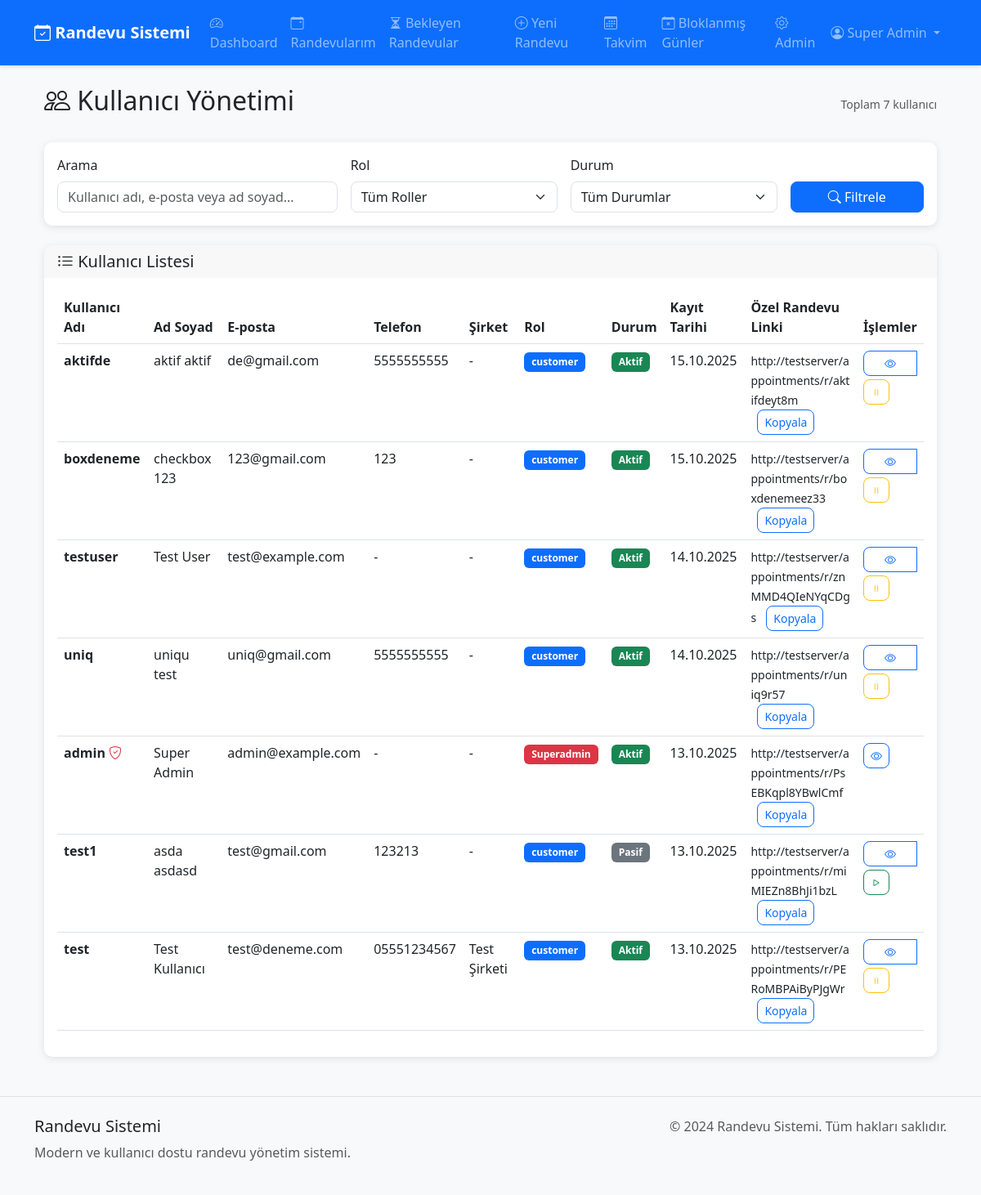
Before: /admin/users (signed in) with the older database file.
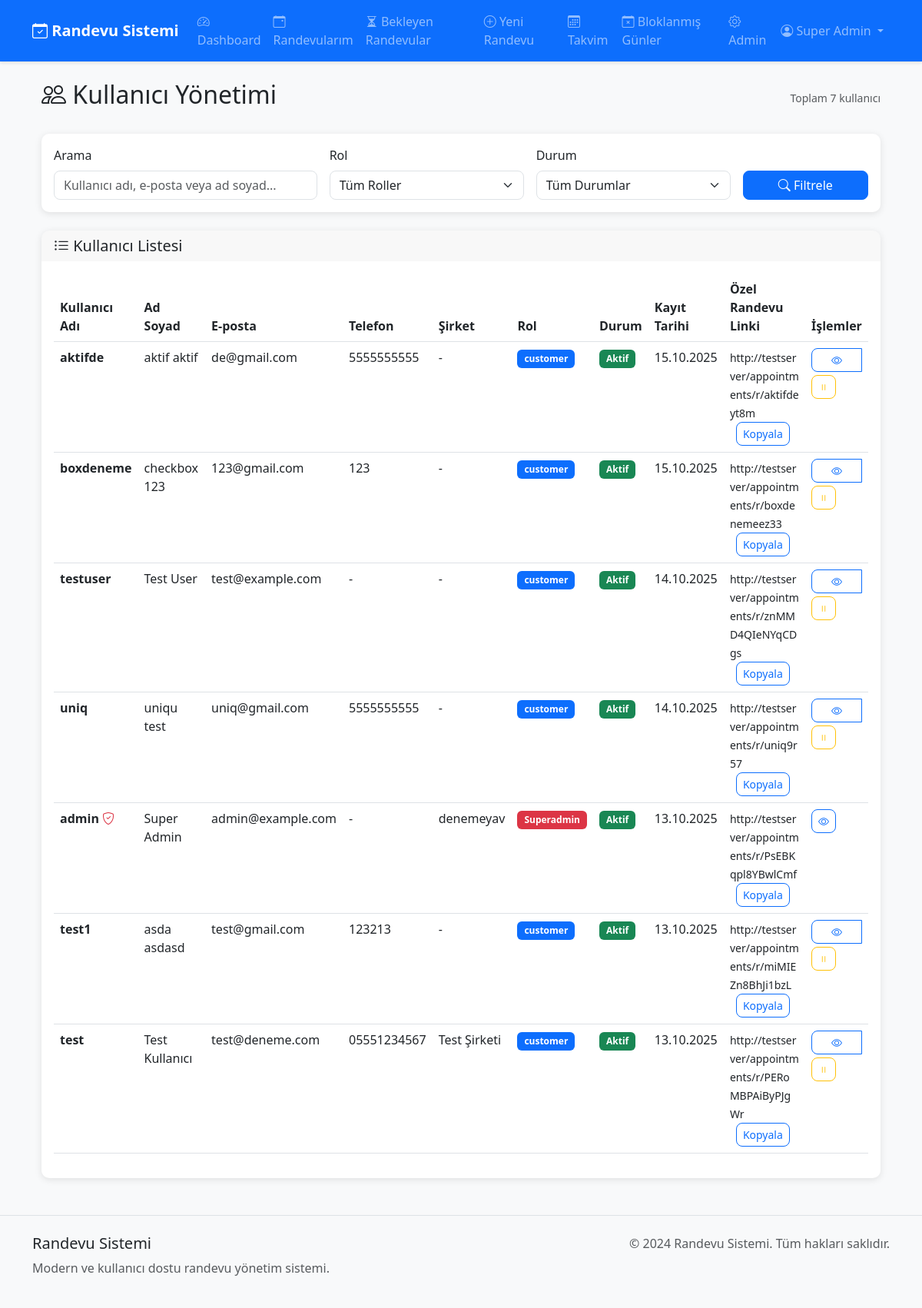
After: the same page with the newer database file.
### models.py (models this page shows, shortened)
class User(UserMixin, db.Model):
    __tablename__ = 'user'
    id = db.Column(db.Integer, primary_key=True)
    username = db.Column(db.String(80), unique=True, nullable=False)
    email = db.Column(db.String(120), unique=True, nullable=False)
    password_hash = db.Column(db.String(128), nullable=False)
    first_name = db.Column(db.String(50), nullable=False)
    last_name = db.Column(db.String(50), nullable=False)
    phone = db.Column(db.String(20))
    role = db.Column(db.String(20), default='customer')
    is_active = db.Column(db.Boolean, default=True)
    company_name = db.Column(db.String(100))
    logo_path = db.Column(db.String(200))
    sms_quota = db.Column(db.Integer, default=100)
    is_superadmin = db.Column(db.Boolean, default=False)  # Sistemin ana yöneticisi
    unique_link = db.Column(db.String(50), unique=True)
    created_at = db.Column(db.DateTime, default=datetime.utcnow)
    updated_at = db.Column(db.DateTime, default=datetime.utcnow, onupdate=datetime.utcnow)
    kvkk_accepted_at = db.Column(db.DateTime, nullable=True)  # KVKK onay tarihi
    session_token = db.Column(db.String(64), nullable=True)  # Tek oturum için
    appointments = db.relationship('Appointment', backref='user', lazy=True, cascade='all, delete-orphan')
    blocked_days = db.relationship('BlockedDay', backref='user', lazy=True, cascade='all, delete-orphan')
    clients = db.relationship('Client', backref='user', lazy=True, cascade='all, delete-orphan')
    sms_logs = db.relationship('SmsLog', backref='user', lazy=True, cascade='all, delete-orphan')
    def get_full_name(self):
        return f"{self.first_name} {self.last_name}"

### routes/admin.py (the view)
    def decorated_function(*args, **kwargs):
        if not current_user.is_authenticated:
            return redirect(url_for('auth.login'))
        if not getattr(current_user, 'is_superadmin', False):
            flash('Bu sayfaya erişim için superadmin yetkisi gerekli!', 'error')
            return redirect(url_for('dashboard.dashboard'))
        return f(*args, **kwargs)

### app.py (called while the page is built)
@login_manager.user_loader
def load_user(user_id):
    return User.query.get(int(user_id))

@app.before_request
def check_single_session():
    if current_user.is_authenticated:
        from models import User
        user_db = User.query.get(current_user.id)
        token_in_db = user_db.session_token if user_db else None
        token_in_session = session.get('session_token')
        if token_in_db:
            session['session_token'] = token_in_db
        if token_in_session and token_in_db and token_in_session != token_in_db:
            logout_user()
            session.pop('session_token', None)
            flash('Başka bir oturum açıldığı için çıkış yapıldı.', 'warning')
            return redirect(url_for('auth.login'))

### routes/admin.py (called while the page is built)
def admin_required(f):
    def decorated_function(*args, **kwargs):
        if not current_user.is_authenticated:
            return redirect(url_for('auth.login'))
        if not getattr(current_user, 'is_superadmin', False):
            flash('Bu sayfaya erişim için superadmin yetkisi gerekli!', 'error')
            return redirect(url_for('dashboard.dashboard'))
        return f(*args, **kwargs)
    decorated_function.__name__ = f.__name__
    return decorated_function

### templates/admin/users.html (shortened to what this page needs)
{% extends "base.html" %} {% block title %}Kullanıcı Yönetimi{% endblock %} {% block content %}
<div class="container-fluid">
    <div class="row">
        <div class="col-12">
            <div class="d-flex justify-content-between align-items-center mb-4">
                <h2><i class="bi bi-people"></i> Kullanıcı Yönetimi</h2>
                <div class="text-muted">
                    <small>Toplam {{ users.total }} kullanıcı</small>
                </div>
            </div>
        </div>
    </div>
    <div class="row mb-4">
        <div class="col-12">
            <div class="card">
                <div class="card-body">
                    <form method="GET" class="row g-3">
                        <div class="col-md-4">
                            <label for="search" class="form-label">Arama</label>
                            <input type="text" class="form-control" id="search" name="search" value="{{ search }}" placeholder="Kullanıcı adı, e-posta veya ad soyad...">
                        </div>
                        <div class="col-md-3">
                            <label for="role" class="form-label">Rol</label>
                            <select class="form-select" id="role" name="role">
                                <option value="">Tüm Roller</option>
                            </select>
                        </div>
                        <div class="col-md-3">
                            <label for="status" class="form-label">Durum</label>
                            <select class="form-select" id="status" name="status">
                                <option value="">Tüm Durumlar</option>
                            </select>
                        </div>
                        <div class="col-md-2">
                            <label class="form-label">&nbsp;</label>
                            <div class="d-grid">
                                <button type="submit" class="btn btn-primary">
                                    <i class="bi bi-search"></i> Filtrele
                                </button>
                            </div>
                        </div>
                    </form>
                </div>
            </div>
        </div>
    </div>
    <div class="row">
        <div class="col-12">
            <div class="card">
                <div class="card-header">
                    <h5 class="card-title mb-0">
                        <i class="bi bi-list-ul"></i> Kullanıcı Listesi
                    </h5>
                </div>
                <div class="card-body">
                    {% if users.items %}
                    <div class="table-responsive">
                        <table class="table table-hover">
                            <thead>
                                <tr>
                                    <th>Kullanıcı Adı</th>
                                    <th>Ad Soyad</th>
                                    <th>E-posta</th>
                                    <th>Telefon</th>
                                    <th>Şirket</th>
                                    <th>Rol</th>
                                    <th>Durum</th>
                                    <th>Kayıt Tarihi</th>
                                    {% if current_user.is_superadmin %}
                                    <th>Özel Randevu Linki</th>
                                    {% endif %}
                                    <th>İşlemler</th>
                                </tr>
                            </thead>
                            <tbody>
                                {% for user in users.items %}
                                <tr>
                                    <td>
                                        <strong>{{ user.username }}</strong> {% if user.is_superadmin %}
                                        <i class="bi bi-shield-check text-danger" title="Superadmin"></i> {% endif %}
                                    </td>
                                    <td>{{ user.get_full_name() }}</td>
                                    <td>{{ user.email }}</td>
                                    <td>{{ user.phone or '-' }}</td>
                                    <td>{{ user.company_name or '-' }}</td>
                                    <td>
                                        {% if user.is_superadmin %}
                                        <span class="badge bg-danger">Superadmin</span> {% else %}
                                        <span class="badge bg-primary">{{ user.role }}</span> {% endif %}
                                    </td>
                                    <td>
                                        {% if user.is_active %}
                                        <span class="badge bg-success">Aktif</span> {% else %}
                                        <span class="badge bg-secondary">Pasif</span> {% endif %}
                                    </td>
                                    <td>{{ user.created_at.strftime('%d.%m.%Y') }}</td>
                                    {% if current_user.is_superadmin %}
                                    <td>
                                        {% if user.unique_link %}
                                        <span class="text-break small">{{ request.host_url.rstrip('/') }}/appointments/r/{{ user.unique_link }}</span>
                                        <button class="btn btn-outline-primary btn-sm ms-2" onclick="navigator.clipboard.writeText('{{ request.host_url.rstrip('/') }}/appointments/r/{{ user.unique_link }}');this.textContent='Kopyalandı!';setTimeout(()=>this.textContent='Kopyala',1500)">Kopyala</button>                                        {% else %}
                                        <span class="text-muted">-</span> {% endif %}
                                    </td>
                                    {% endif %}
                                    <td>
                                        <div class="btn-group" role="group">
                                            <a href="{{ url_for('admin.user_detail', user_id=user.id) }}" class="btn btn-sm btn-outline-primary" title="Detay">
                                                <i class="bi bi-eye"></i>
                                            </a>
                                            {% if user.id != current_user.id %}
                                            <form method="POST" action="{{ url_for('admin.toggle_user_status', user_id=user.id) }}" style="display: inline;" onsubmit="return confirm('Kullanıcı durumunu değiştirmek istediğinizden emin misiniz?')">
                                                <button type="submit" class="btn btn-sm btn-outline-{% if user.is_active %}warning{% else %}success{% endif %}" title="{% if user.is_active %}Deaktif Et{% else %}Aktif Et{% endif %}">
                                                    <i class="bi bi-{% if user.is_active %}pause{% else %}play{% endif %}"></i>
                                                </button>
                                            </form>
                                            {% endif %}
                                        </div>
                                    </td>
                                </tr>
                                {% endfor %}
                            </tbody>
                        </table>
                    </div>
                     {% else %}
                    <div class="text-center text-muted py-4">
                        <i class="bi bi-person-x fs-1"></i>
                        <p>Filtrelere uygun kullanıcı bulunamadı.</p>
                    </div>
                    {% endif %}
                </div>
            </div>
        </div>
    </div>
</div>
{% endblock %}

### templates/base.html (shortened to what this page needs)
<!DOCTYPE html>
<html lang="tr">
<head>
    <link href="https://cdn.jsdelivr.net/npm/bootstrap@5.3.0/dist/css/bootstrap.min.css" rel="stylesheet">
    <link rel="stylesheet" href="https://cdn.jsdelivr.net/npm/bootstrap-icons@1.10.0/font/bootstrap-icons.css">
    <link rel="stylesheet" href="{{ url_for('static', filename='css/style.css') }}"> {% block extra_head %}{% endblock %}
</head>
<body>
    <nav class="navbar navbar-expand-lg navbar-dark bg-primary">
        <div class="container">
            <a class="navbar-brand" href="{{ url_for('index') }}">
                <i class="bi bi-calendar-check"></i> Randevu Sistemi
            </a>
            <div class="collapse navbar-collapse" id="navbarNav">
                <ul class="navbar-nav me-auto">
                    {% if current_user.is_authenticated %}
                    <li class="nav-item">
                        <a class="nav-link" href="{{ url_for('dashboard.dashboard') }}">
                            <i class="bi bi-speedometer2"></i> Dashboard
                        </a>
                    </li>
                    <li class="nav-item">
                        <a class="nav-link position-relative" href="{{ url_for('dashboard.appointments') }}">
                            <i class="bi bi-calendar-event"></i> Randevularım
                        </a>
                    </li>
                    <li class="nav-item">
                        <a class="nav-link position-relative" href="{{ url_for('appointments.pending_appointments') }}">
                            <i class="bi bi-hourglass-split"></i> Bekleyen Randevular {% set pending_count = current_user.appointments|selectattr('status', 'equalto', 'pending')|list|length %}
                        </a>
                    </li>
                    <li class="nav-item">
                        <a class="nav-link" href="{{ url_for('appointments.create') }}">
                            <i class="bi bi-plus-circle"></i> Yeni Randevu
                        </a>
                    </li>
                    <li class="nav-item">
                        <a class="nav-link" href="{{ url_for('dashboard.calendar') }}">
                            <i class="bi bi-calendar3"></i> Takvim
                        </a>
                    </li>
                    <li class="nav-item">
                        <a class="nav-link" href="{{ url_for('dashboard.blocked_days') }}">
                            <i class="bi bi-calendar-x"></i> Bloklanmış Günler
                        </a>
                    </li>
                    {% if current_user.is_superadmin %}
                    <li class="nav-item">
                        <a class="nav-link" href="{{ url_for('admin.admin_dashboard') }}">
                            <i class="bi bi-gear"></i> Admin
                        </a>
                    </li>
                    {% endif %} {% endif %}
                </ul>
                <ul class="navbar-nav">
                    {% if current_user.is_authenticated %}
                    <li class="nav-item dropdown">
                        <a class="nav-link dropdown-toggle" href="#" id="navbarDropdown" role="button" data-bs-toggle="dropdown">
                            <i class="bi bi-person-circle"></i> {{ current_user.get_full_name() }}
                        </a>
                    </li>
                    {% endif %}
                </ul>
            </div>
        </div>
    </nav>
    <main class="container mt-4">
        {% block content %}{% endblock %}
    </main>
    <footer class="bg-light mt-5 py-4">
        <div class="container">
            <div class="row">
                <div class="col-md-6">
                    <h5>Randevu Sistemi</h5>
                    <p class="text-muted">Modern ve kullanıcı dostu randevu yönetim sistemi.</p>
                </div>
                <div class="col-md-6 text-md-end">
                    <p class="text-muted">&copy; 2024 Randevu Sistemi. Tüm hakları saklıdır.</p>
                </div>
            </div>
        </div>
    </footer>
</body>
</html>

### static/css/style.css (style rules this page uses)
.table .btn-outline-primary, .table .btn-outline-secondary { border-width: 1.5px; color: #0d6efd; background: #fff; border-color: #0d6efd; }
.table .btn-group { flex-wrap: wrap; white-space: nowrap; gap: 0.25rem; }
.table .btn { min-width: 32px; padding-left: 0.5rem; padding-right: 0.5rem; }
:root { --primary-color: #0d6efd; --secondary-color: #6c757d; --success-color: #198754; --danger-color: #dc3545; --warning-color: #ffc107; --info-color: #0dcaf0; --light-color: #f8f9fa; --dark-color: #212529; }
body { font-family: 'Segoe UI', Tahoma, Geneva, Verdana, sans-serif; background-color: #f8f9fa; }
.card { border: none; border-radius: 10px; box-shadow: 0 2px 10px rgba(0, 0, 0, 0.1); transition: transform 0.2s ease-in-out, box-shadow 0.2s ease-in-out; }
.card-header { border-radius: 10px 10px 0 0 !important; border-bottom: none; }
.btn { border-radius: 8px; font-weight: 500; transition: all 0.2s ease-in-out; }
.form-control, .form-select { border-radius: 8px; border: 1px solid #dee2e6; transition: border-color 0.15s ease-in-out, box-shadow 0.15s ease-in-out; }
.badge { font-size: 0.75em; padding: 0.5em 0.75em; border-radius: 6px; }
.navbar { box-shadow: 0 2px 4px rgba(0, 0, 0, 0.1); }
.navbar-brand { font-weight: 600; font-size: 1.25rem; }
footer { margin-top: auto; border-top: 1px solid #dee2e6; }

Changed rows visible on the page:
changed User "admin": company_name "-" → "denemeyav"
changed User "test1": is_active "Pasif" → "Aktif"
